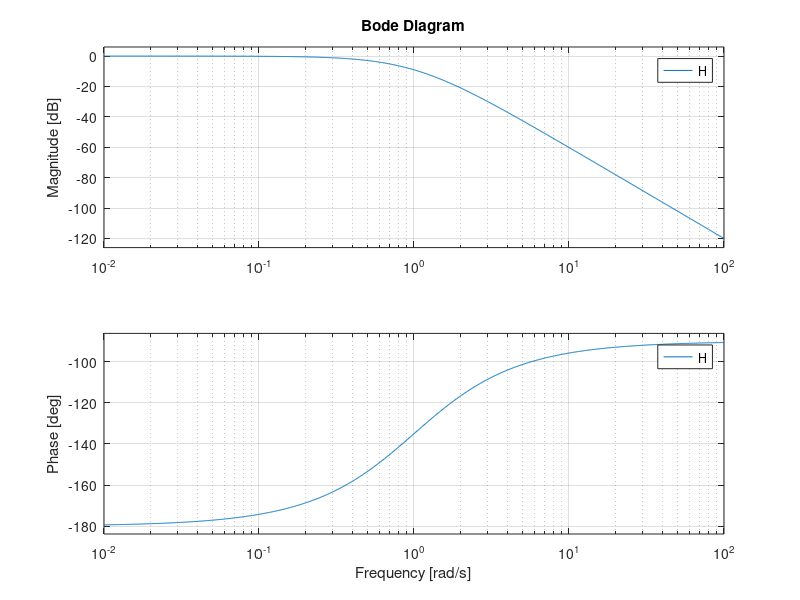
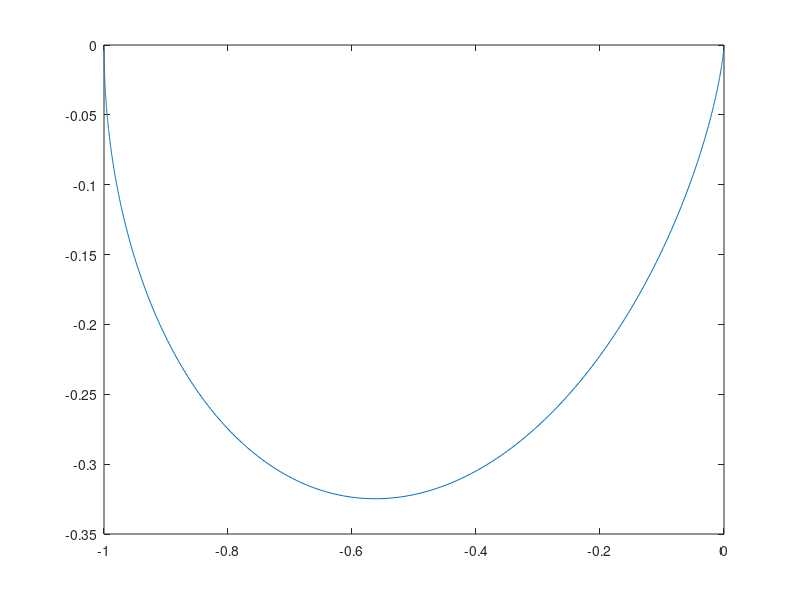
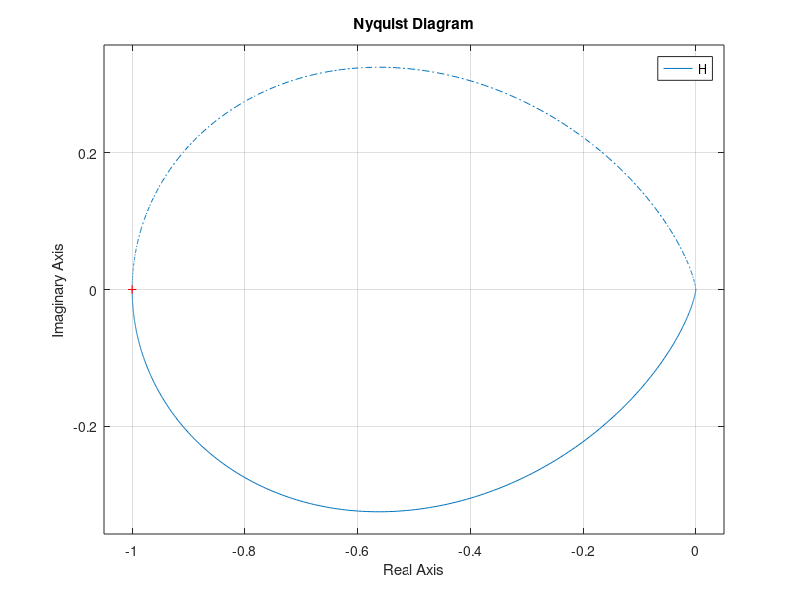
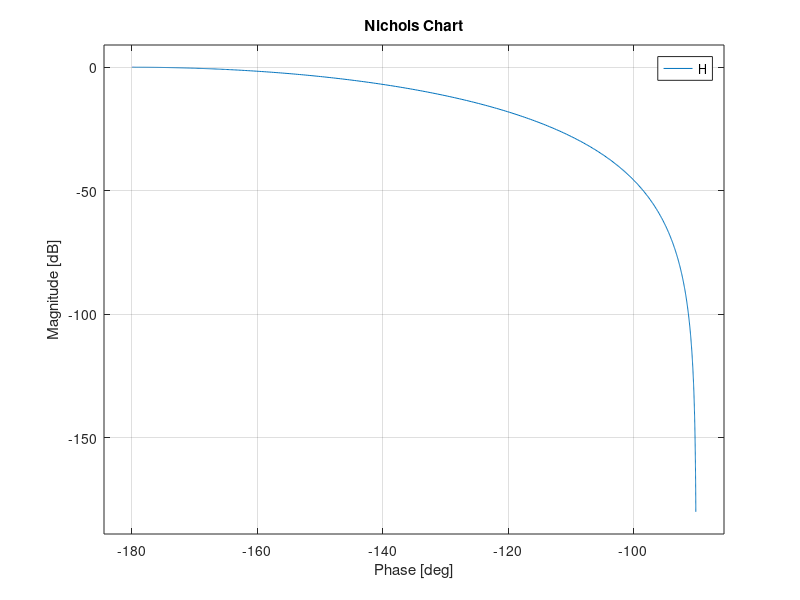

These charts were generated, in order, by the following MATLAB code:
clear all;
close all;
clc;

s = tf('s');

H = -1/((1+s)*(1-s)^2);
figure, bode(H)
[re,im] = nyquist(H);
figure, plot(squeeze(re),squeeze(im))
figure, nyquist(H)
figure, nichols(H)
